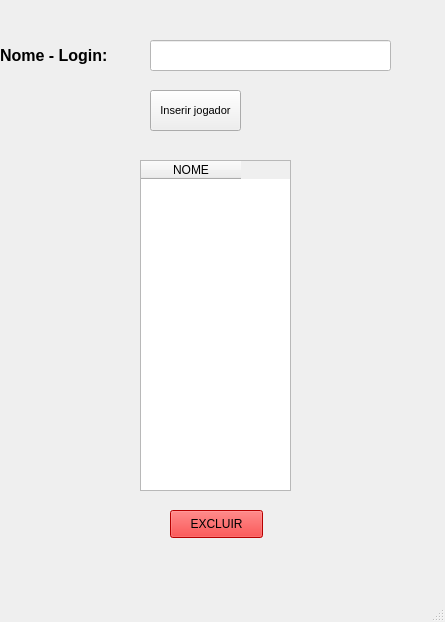
<?xml version="1.0" encoding="UTF-8"?>
<ui version="4.0">
 <class>MainWindow</class>
 <widget class="QMainWindow" name="MainWindow">
  <property name="geometry">
   <rect>
    <x>0</x>
    <y>0</y>
    <width>445</width>
    <height>622</height>
   </rect>
  </property>
  <property name="windowTitle">
   <string>MainWindow</string>
  </property>
  <widget class="QWidget" name="centralwidget">
   <widget class="QLabel" name="label">
    <property name="geometry">
     <rect>
      <x>0</x>
      <y>30</y>
      <width>301</width>
      <height>51</height>
     </rect>
    </property>
    <property name="font">
     <font>
      <family>Arial</family>
      <pointsize>12</pointsize>
      <weight>75</weight>
      <bold>true</bold>
     </font>
    </property>
    <property name="text">
     <string>Nome - Login:</string>
    </property>
   </widget>
   <widget class="QLineEdit" name="lineEdit">
    <property name="geometry">
     <rect>
      <x>150</x>
      <y>40</y>
      <width>241</width>
      <height>31</height>
     </rect>
    </property>
    <property name="styleSheet">
     <string notr="true">background-color: rgb(255, 255, 255);</string>
    </property>
   </widget>
   <widget class="QPushButton" name="pushButton_2">
    <property name="geometry">
     <rect>
      <x>150</x>
      <y>90</y>
      <width>91</width>
      <height>41</height>
     </rect>
    </property>
    <property name="font">
     <font>
      <pointsize>8</pointsize>
     </font>
    </property>
    <property name="text">
     <string>Inserir jogador</string>
    </property>
   </widget>
   <widget class="QTableWidget" name="tableWidget">
    <property name="geometry">
     <rect>
      <x>140</x>
      <y>160</y>
      <width>151</width>
      <height>331</height>
     </rect>
    </property>
    <column>
     <property name="text">
      <string>NOME</string>
     </property>
    </column>
   </widget>
   <widget class="QPushButton" name="pushButton">
    <property name="geometry">
     <rect>
      <x>170</x>
      <y>510</y>
      <width>93</width>
      <height>28</height>
     </rect>
    </property>
    <property name="styleSheet">
     <string notr="true">background-color: rgb(255, 0, 0);
color: rgb(0, 0, 0);</string>
    </property>
    <property name="text">
     <string>EXCLUIR</string>
    </property>
   </widget>
  </widget>
  <widget class="QMenuBar" name="menubar">
   <property name="geometry">
    <rect>
     <x>0</x>
     <y>0</y>
     <width>445</width>
     <height>26</height>
    </rect>
   </property>
  </widget>
  <widget class="QStatusBar" name="statusbar"/>
 </widget>
 <resources/>
 <connections/>
</ui>
